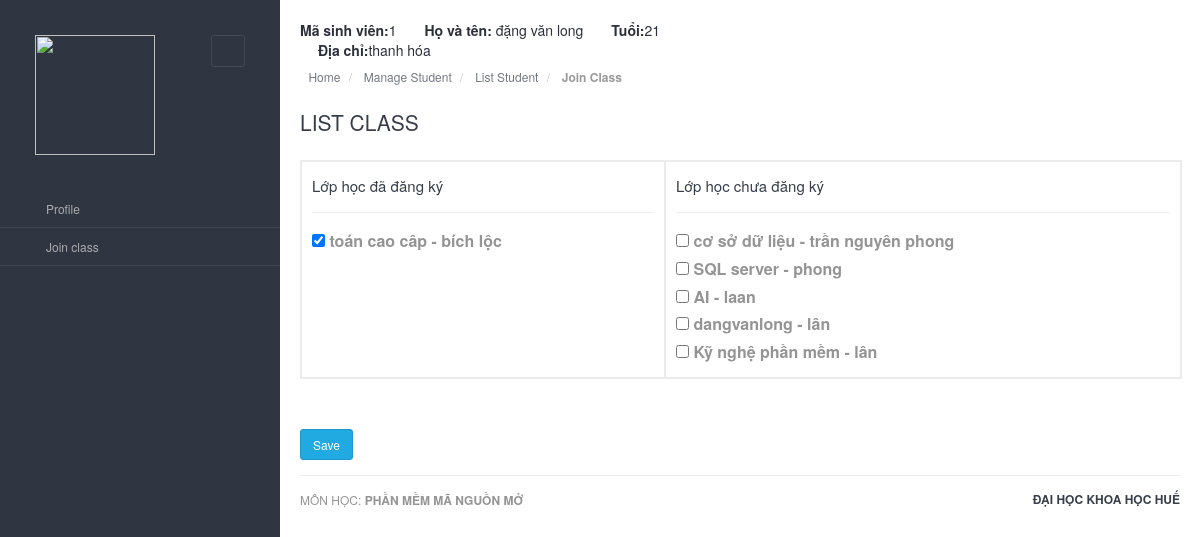
/join-class (signed in), run on an earlier commit of the app's database.
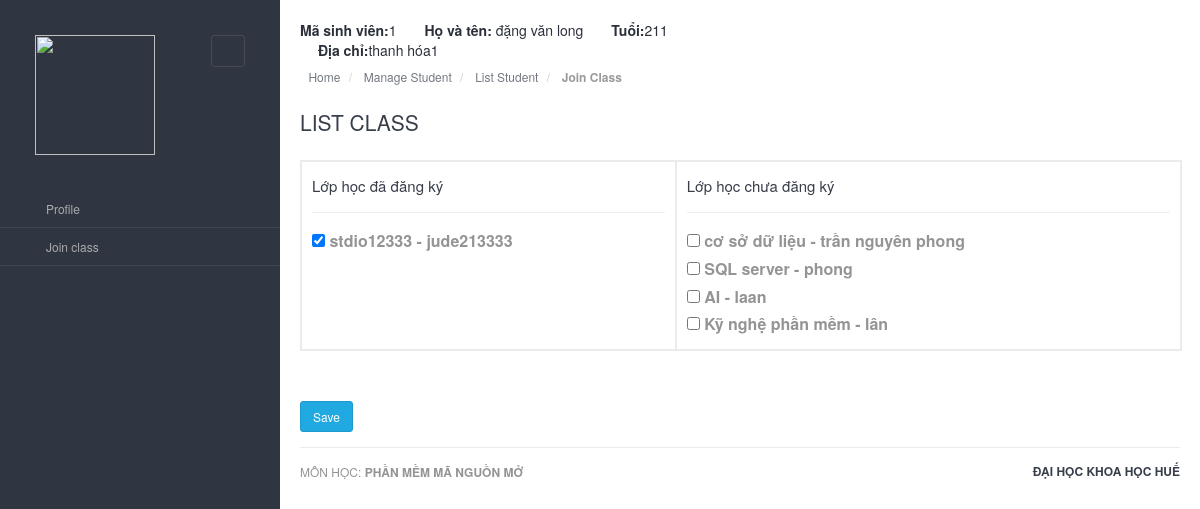
And on a later commit of the database.
### app/models.py (models this page shows, shortened)
class Student(UserMixin,db.Model):
    id = db.Column(db.Integer, primary_key=True)
    name = db.Column(db.String(64), nullable = False)
    age = db.Column(db.Integer, nullable = True)
    address = db.Column(db.String(64), nullable = True)
    email = db.Column(db.String(120), index=True, unique=True, nullable = False)
    password = db.Column(db.String(128), nullable = False)
    active = db.Column(db.Boolean,  default=True)

class Class(db.Model):
    id = db.Column(db.Integer, primary_key=True)
    name = db.Column(db.String(100), nullable = False)
    teacher_name = db.Column(db.String(100), nullable = False)

### app/routes_students.py (the view)
@app.route('/join-class', methods=['GET', 'POST'])
@login_required
def join_class():
    if request.method == 'POST':
        DetailStudent.query.filter_by(student_id=current_user.id).delete()
        regis_class = request.form.getlist('regis_class')
        for _class in regis_class:
            join_class = DetailStudent(current_user.id,_class)
            join_class.insert_data()
    user = Student.query.get(current_user.id)
    list_class_student = Class.query.join(DetailStudent, Class.id==DetailStudent.class_id)\
                .filter(DetailStudent.student_id == current_user.id)
    class_id = list_class_student.with_entities(DetailStudent.class_id)
    list_class = Class.query.join(DetailStudent, Class.id==DetailStudent.class_id, isouter = True)\
                .filter(Class.id.notin_(class_id))
    return render_template('class.html',title="Join Class",user=user, list_class=list_class,list_class_student=list_class_student)

### app/models.py (called while the page is built)
@login.user_loader
def loader_id(id):
    return Admin.query.get(int(id))

### app/templates/class.html
{% extends "layouts/base.html" %} {% block content %}
<div class="main-content">
    <div class="row">
        <div class="col-md-6 col-sm-8 clearfix">
            <ul class="user-info pull-left pull-none-xsm">
                <li class="profile-info dropdown">
                    <a class="dropdown-toggle" data-toggle="dropdown">
                        <strong> Mã sinh viên:</strong>{{ user.id }}
                    </a>
                </li>
                <li class="profile-info dropdown">
                    <a class="dropdown-toggle" data-toggle="dropdown">
                        <strong>&emsp; Họ và tên: </strong>{{ user.name }}
                    </a>
                </li>
                <li class="profile-info dropdown">
                    <a class="dropdown-toggle" data-toggle="dropdown">
                        <strong>&emsp; Tuổi:</strong>{{ user.age }}
                    </a>
                </li>
                <li class="profile-info dropdown">
                    <a class="dropdown-toggle" data-toggle="dropdown">
                        <strong>&emsp; Địa chỉ:</strong>{{ user.address }}
                    </a>
                </li>
            </ul>
        </div>
    </div>
    <ol class="breadcrumb bc-3">
        <li> <a href="#"><i class="fa-home"></i>Home</a> </li>
        <li> <a href="#">Manage Student</a> </li>
        <li> <a href="./students">List Student</a> </li>
        <li class="active"> <strong>Join Class</strong> </li>
    </ol>
    <h3>LIST CLASS</h3><br />
    <form action="" method="post">
        <table class="table table-bordered datatable" id="table-3">
            <tr>
                <td>
                    <h4>Lớp học đã đăng ký</h4>
                    <hr> {% for _class in list_class_student %}
                    <input type="checkbox" checked name="regis_class" value="{{ _class.id }}" id="{{ _class.id }}">
                    <label for="{{ _class.id }}">{{ _class.name }} - {{ _class.teacher_name }}</label> <br> {% endfor %} </td>
                <td>
                    <h4>Lớp học chưa đăng ký</h4>
                    <hr> {% for class in list_class %}
                    <input type="checkbox" name="regis_class" value="{{ class.id }}" id="{{ class.id }}">
                    <label for="{{ class.id }}">{{ class.name }} - {{ class.teacher_name }}</label> <br> {% endfor %} </td>
            </tr>
        </table>
        <div class="submit" style="margin-top: 50px;">
            <input class="btn btn-info" type="submit" value="Save">
        </div>
    </form>
    {% endblock %}

What changed in the data, as far as the page shows it:
removed Class: name "toán cao câp", teacher_name "bích lộc", shown under "Lớp học đã đăng ký"
removed Class: name "dangvanlong", teacher_name "lân", shown under "Lớp học chưa đăng ký"
changed Student "đặng văn long": age "21" → "211"; address "thanh hóa" → "thanh hóa1"
added Class: name "stdio12333", teacher_name "jude213333", shown under "Lớp học đã đăng ký"
